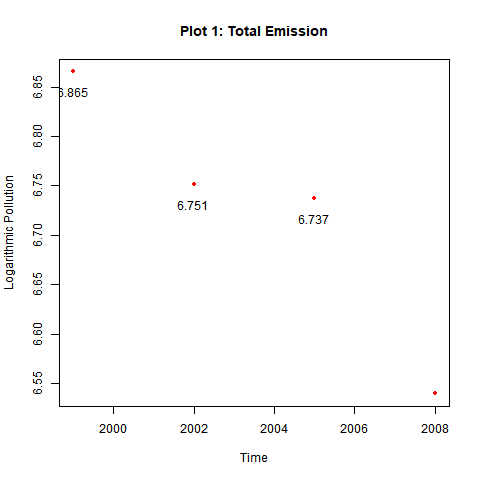

Here is the R script that generated this plot:
#Extract the sum of emissions
emissions <- tapply(X = NEI$Emissions, INDEX =  NEI$year, sum, na.rm = TRUE)
# Extract the years
years <- unique(NEI$year)
# Plot the X and Y Componenets
plot(years,log10(emissions), pch = 20, col = "red", xlab = "Time", ylab = "Logarithmic Pollution")
# Text for better understanding
text(years - 0.01, log10(emissions) - 0.02, as.character(round(log10(emissions), digits = 3)))
title(main = "Plot 1: Total Emission")
